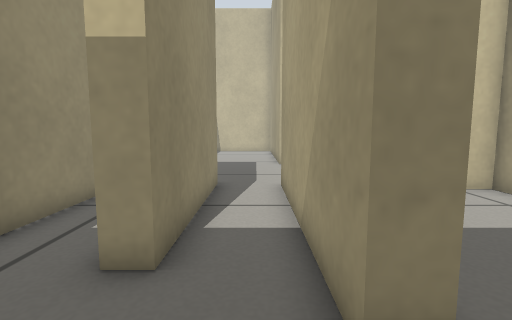
view 1 (above)

17 first-person views from a walk through a robot-simulator world made for Gazebo. The camera is 0.38 m above the floor, tilts 6° down and sees 85° across. The floor is counted in squares, 0.2 m on a side. Each view is taken from the middle of a square. On the plan, view 1 faces up. The plan holds only what a view shows up to about 16 squares ahead; the rest is blank.

view 2
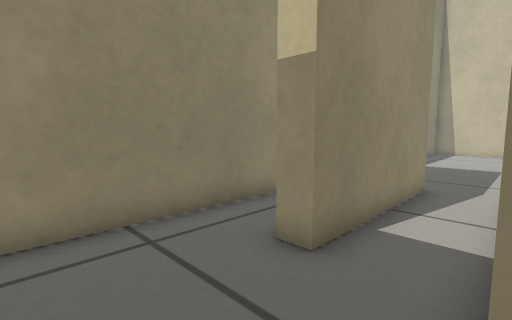

view 3
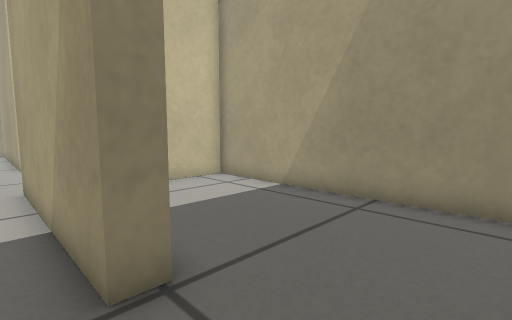

view 4
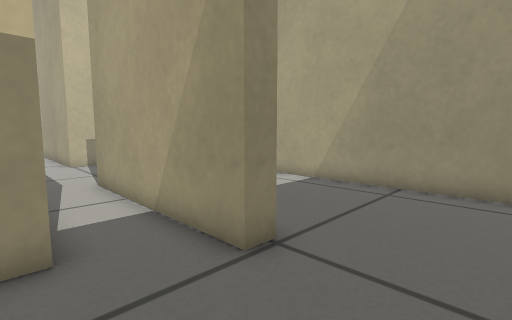

view 5
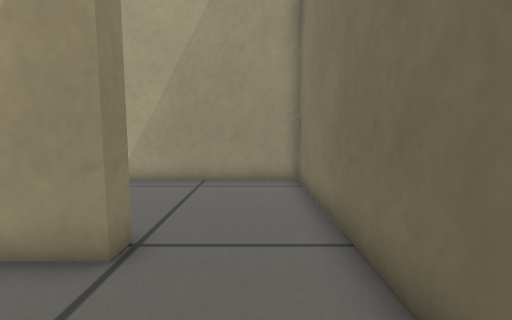

view 6
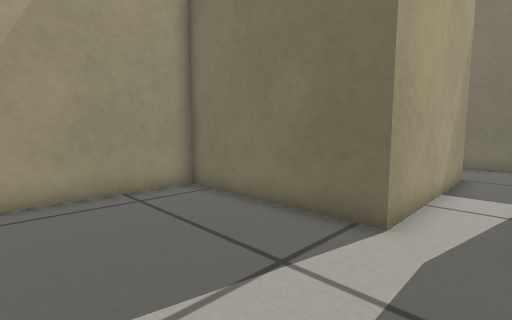

view 7
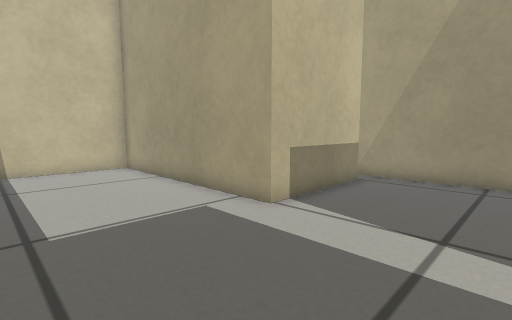

view 8
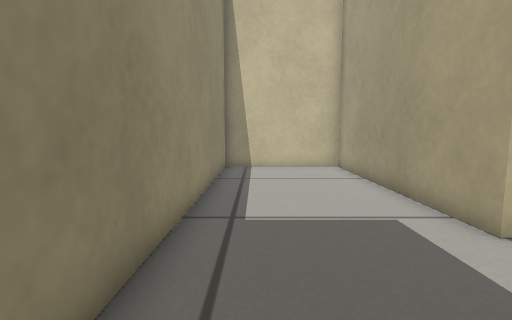

view 9
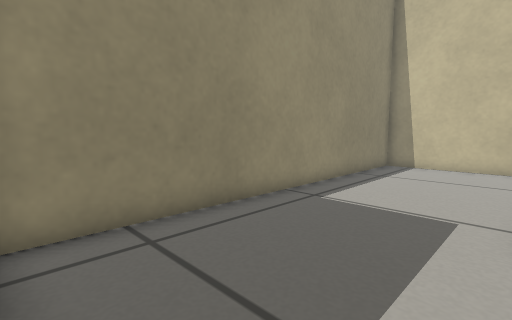

view 10
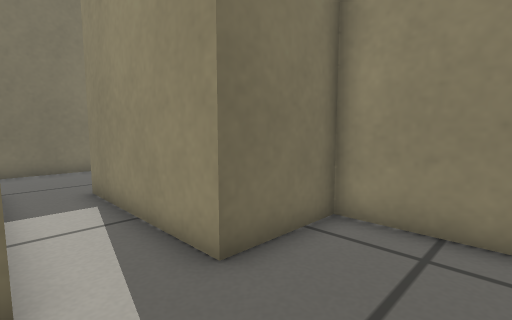

view 11
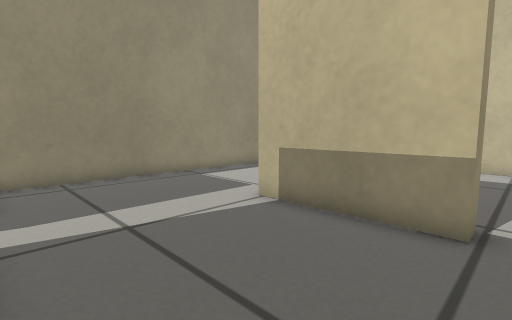

view 12
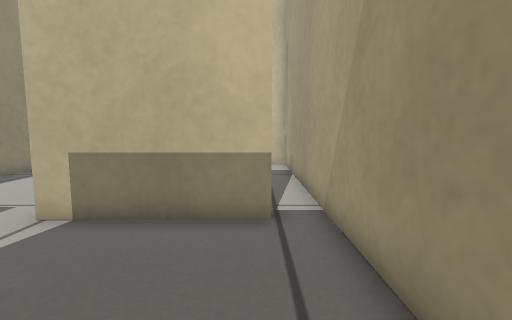

view 13
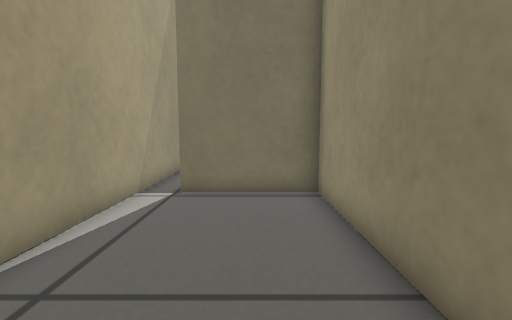

view 14
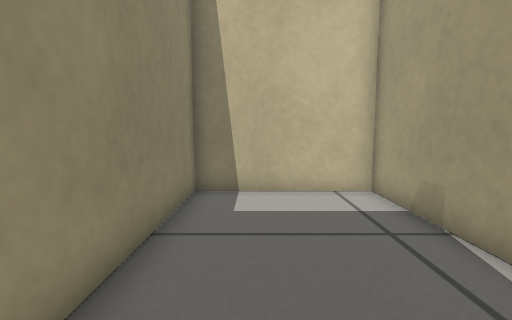

view 15
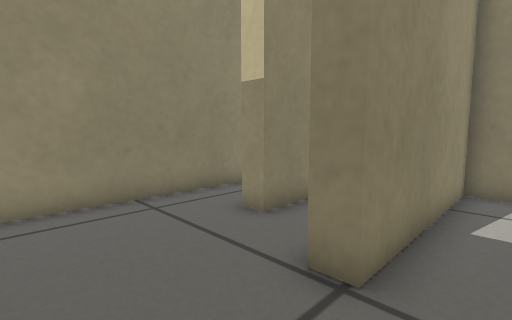

view 16
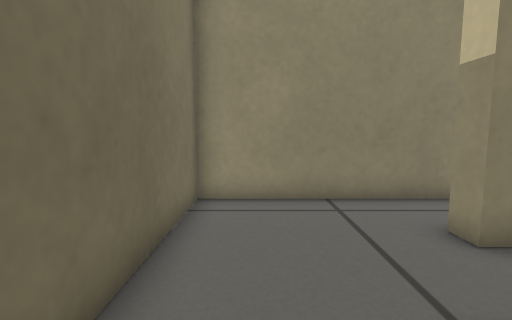

view 17
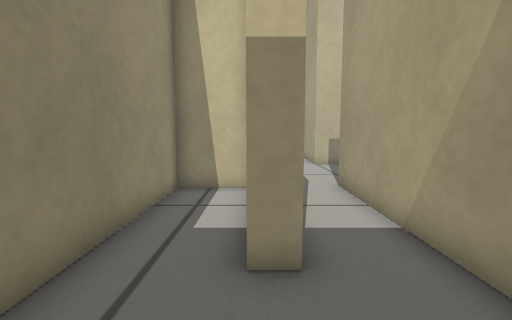

### Floor plan
Ten units are one square. View 1 is at (0, 0); x grows to the right and y downward. Boxes are objects, and circles mark ways between rooms. Rooms are numbered by the first view taken in them; rooms with no view inside come last. Other rooms are left out.
<svg viewBox="-51 -261 132 282">
<path fill="none" stroke="#000" d="M63 -158 13 -158 13 -256 -46 -256 -46 -99 -14 -99 -14 -36 -21 -36M9 -21 9 -96 76 -96 76 -156M-26 16 4 16M4 16 76 16 76 -89 51 -89M27 -89 16 -89 16 -21 9 -21M-22 -91 -46 -91 -46 16 -26 16M76 -156 76 -256 21 -256 21 -165 63 -165 63 -158"/>
<circle cx="10" cy="-5" r="3" fill="#2a7"/>
<circle cx="-20" cy="-10" r="3" fill="#2a7"/>
<circle cx="70" cy="-160" r="3" fill="#2a7"/>
<text x="0" y="-140">1</text>
<text x="40" y="-30">2</text>
<text x="-40" y="-40">3</text>
<text x="50" y="-210">4</text>
</svg>
Room 1 opens to room 2. Room 1 opens to room 3. Room 1 opens to room 4.

Where each view was taken, in squares from view 1:
view 1: 0 up, 0 right, facing up
view 2: 0 up, 1 right, facing up-left
view 3: 1 down, 0 right, facing up-right
view 4: 1 down, 2 left, facing up-right
view 5: 0 up, 3 left, facing right
view 6: 15 up, 1 left, facing down-right
view 7: 11 up, 4 left, facing up-right
view 8: 11 up, 3 left, facing up
view 9: 10 up, 1 right, facing up-left
view 10: 13 up, 1 right, facing down-left
view 11: 10 up, 7 right, facing up-left
view 12: 10 up, 6 right, facing up
view 13: 25 up, 4 right, facing down
view 14: 17 up, 4 right, facing up
view 15: 1 down, 3 right, facing up-left
view 16: 0 up, 3 right, facing left
view 17: 0 up, 2 left, facing up
